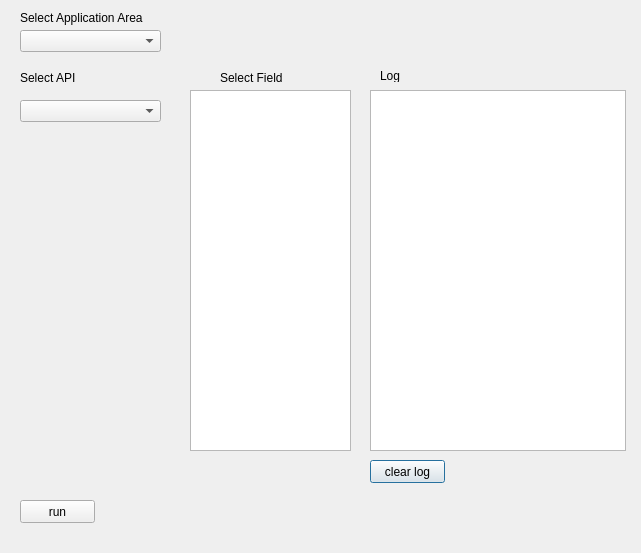
<?xml version="1.0" encoding="UTF-8"?>
<ui version="4.0">
 <class>Nearest_AnalysisDialogBase</class>
 <widget class="QDialog" name="Nearest_AnalysisDialogBase">
  <property name="geometry">
   <rect>
    <x>0</x>
    <y>0</y>
    <width>641</width>
    <height>553</height>
   </rect>
  </property>
  <property name="windowTitle">
   <string>Nearest_Analysis</string>
  </property>
  <widget class="QLabel" name="label">
   <property name="geometry">
    <rect>
     <x>20</x>
     <y>10</y>
     <width>161</width>
     <height>16</height>
    </rect>
   </property>
   <property name="text">
    <string>Select Application Area</string>
   </property>
  </widget>
  <widget class="QComboBox" name="combo_app">
   <property name="geometry">
    <rect>
     <x>20</x>
     <y>30</y>
     <width>141</width>
     <height>22</height>
    </rect>
   </property>
  </widget>
  <widget class="QLabel" name="label_2">
   <property name="geometry">
    <rect>
     <x>20</x>
     <y>70</y>
     <width>91</width>
     <height>16</height>
    </rect>
   </property>
   <property name="text">
    <string>Select API</string>
   </property>
  </widget>
  <widget class="QComboBox" name="combo_api">
   <property name="geometry">
    <rect>
     <x>20</x>
     <y>100</y>
     <width>141</width>
     <height>22</height>
    </rect>
   </property>
  </widget>
  <widget class="QLabel" name="label_3">
   <property name="geometry">
    <rect>
     <x>220</x>
     <y>70</y>
     <width>111</width>
     <height>16</height>
    </rect>
   </property>
   <property name="text">
    <string>Select Field</string>
   </property>
  </widget>
  <widget class="QListWidget" name="fields_list">
   <property name="geometry">
    <rect>
     <x>190</x>
     <y>90</y>
     <width>161</width>
     <height>361</height>
    </rect>
   </property>
  </widget>
  <widget class="QLabel" name="label_4">
   <property name="geometry">
    <rect>
     <x>380</x>
     <y>70</y>
     <width>54</width>
     <height>12</height>
    </rect>
   </property>
   <property name="text">
    <string>Log</string>
   </property>
  </widget>
  <widget class="QTextBrowser" name="log_browser">
   <property name="geometry">
    <rect>
     <x>370</x>
     <y>90</y>
     <width>256</width>
     <height>361</height>
    </rect>
   </property>
  </widget>
  <widget class="QPushButton" name="clear_log_btn">
   <property name="geometry">
    <rect>
     <x>370</x>
     <y>460</y>
     <width>75</width>
     <height>23</height>
    </rect>
   </property>
   <property name="text">
    <string>clear log</string>
   </property>
  </widget>
  <widget class="QPushButton" name="run_btn">
   <property name="geometry">
    <rect>
     <x>20</x>
     <y>500</y>
     <width>75</width>
     <height>23</height>
    </rect>
   </property>
   <property name="text">
    <string>run</string>
   </property>
  </widget>
 </widget>
 <resources/>
 <connections/>
</ui>
